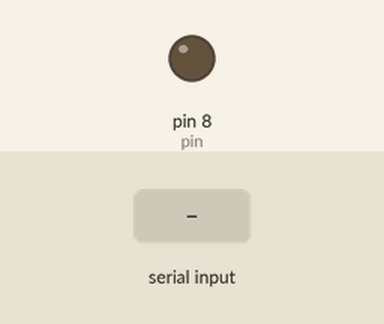
Recording of a sketch running on a simulated Arduino Uno, built with avr-gcc and run on an emulated ATmega328P. Shown: output pins drawn as LEDs (lit = HIGH). The test bench sets the inputs (shaded band).

Above: at 1.2 s.
1.3 s: byte 30 received over Serial
At 2.2 s:
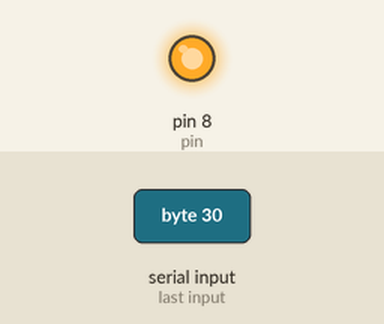
Timing chart, 0 to 4.8 s (numbered marks = the images above; inputs shaded):
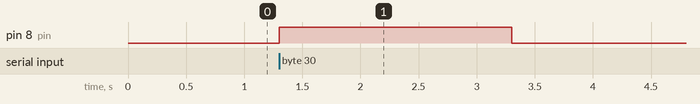

Measured:
- after the input at 1.3 s, pin 8 (pin): LOW → HIGH at once, → LOW 2.0 s later

The sketch:

LEDHit_controller.ino
```cpp
int pin = 8;

void setup() {
  pinMode(pin, OUTPUT);
  Serial.begin(9600);
  while(!Serial) {
    ;
  }
}

void loop() {
  if(Serial.available() > 0) {
    byte sent = Serial.read();
    if(sent != -1) {
      digitalWrite(pin, HIGH);
      delay(2000);
      digitalWrite(pin, LOW);
    }
  }

}
```
